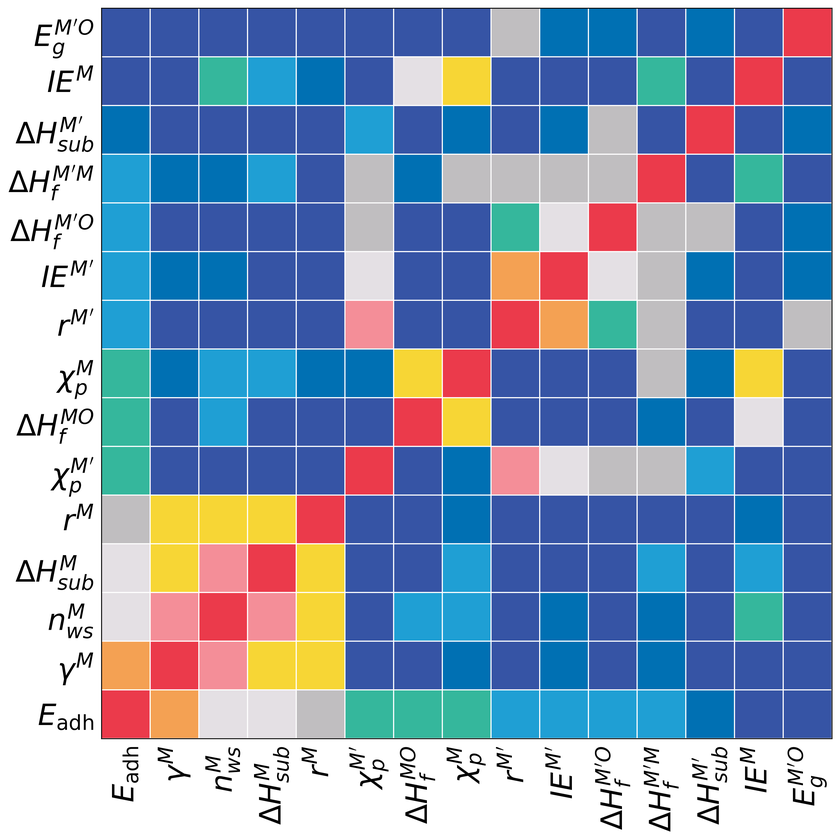
#> input picture Model_free_analysis/pearson.png, 840 x 840 px, shrunk from 3105 x 3105 before the run
$ python Pearson_Spearman_merge.py
#> lines starting #> are read from the running program, lines starting #| are printed output that depends on the picture
import matplotlib.pyplot as plt
import matplotlib.image as mpimg
from matplotlib.colorbar import ColorbarBase
from matplotlib.colors import ListedColormap, BoundaryNorm
plt.rcParams['font.family'] = 'Arial'       # 全局字体设置为 Arial
plt.rcParams['axes.unicode_minus'] = False  # 显示负号
# ================== 读取已有图片 ===================
img_pearson = mpimg.imread("pearson.png")
#> img_pearson is the input picture: shape (840, 840, 4) float32; mean R, G, B, A 0.527, 0.606, 0.717, 1
img_spearman = mpimg.imread("spearman.png")
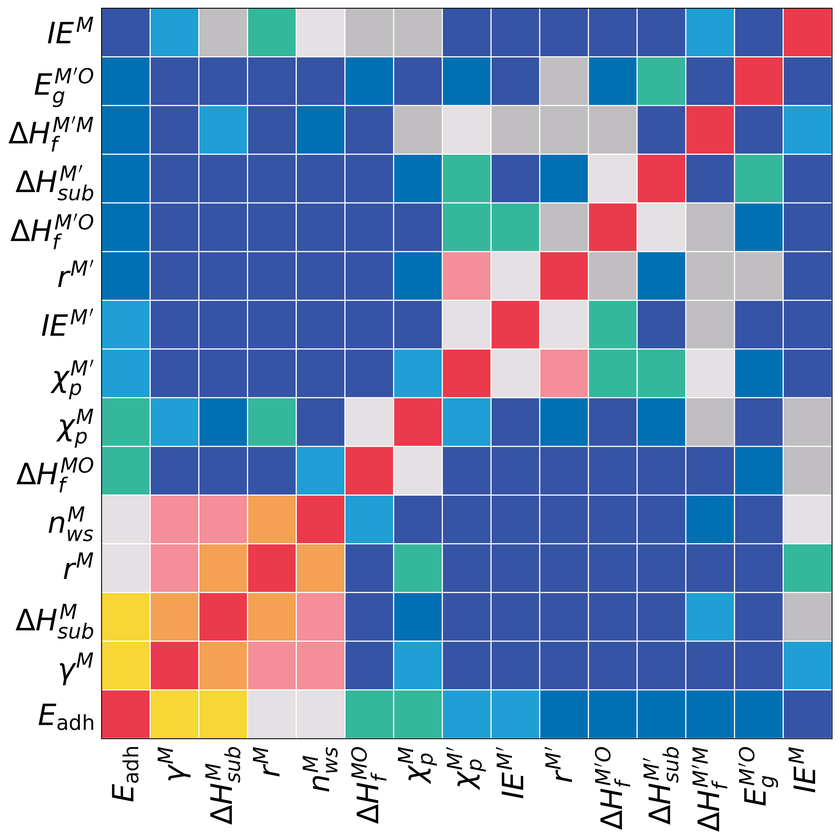
#> input picture Model_free_analysis/spearman.png, 840 x 840 px, shrunk from 3105 x 3105 before the run
#> img_spearman is the input picture: shape (840, 840, 4) float32; mean R, G, B, A 0.534, 0.607, 0.727, 1

# ================== colormap 设置 ===================
bounds = [0.0, 0.1, 0.2, 0.3, 0.4, 0.5, 0.6, 0.7, 0.8, 0.9, 1.0]
colors = ["#3654A5", "#0070B3", "#1F9FD4", "#35B79C", "#C0BEC0",
          "#E4E0E4", "#F7D635", "#F4A153", "#F48E98", "#EB3A4B"]
cmap = ListedColormap(colors)
norm = BoundaryNorm(bounds, cmap.N)

# ================== 手动布局绘图 ===================
fig = plt.figure(figsize=(18, 9))

# 左图 Pearson
ax1 = fig.add_axes([0.0, 0.0, 0.48, 1.0])  # [left, bottom, width, height]
ax1.imshow(img_pearson,aspect='auto')
ax1.axis('off')
ax1.text(0.02, 1.04, 'A', transform=ax1.transAxes,
         fontsize=34, fontweight='bold', color='black', va='top')

# 右图 Spearman
ax2 = fig.add_axes([0.48, 0.0, 0.48, 1.0])
ax2.imshow(img_spearman,aspect='auto')
ax2.axis('off')
ax2.text(0.02, 1.04, 'B', transform=ax2.transAxes,
         fontsize=34, fontweight='bold', color='black', va='top')

# 色条，高度 80%，垂直居中
cbar_ax = fig.add_axes([0.975, 0.1, 0.015, 0.9])  # [left, bottom, width, height]
cb = ColorbarBase(cbar_ax, cmap=cmap, norm=norm,
                  ticks=[0, 0.2, 0.4, 0.6, 0.8, 1.0],
                  spacing='proportional',
                  orientation='vertical')
cb.ax.tick_params(labelsize=22)  # 调整色条刻度字体大小

# ================== 保存输出 ===================
plt.savefig("Pearson_Spearman_Combined_manual.png", dpi=300, bbox_inches="tight", pad_inches=0)
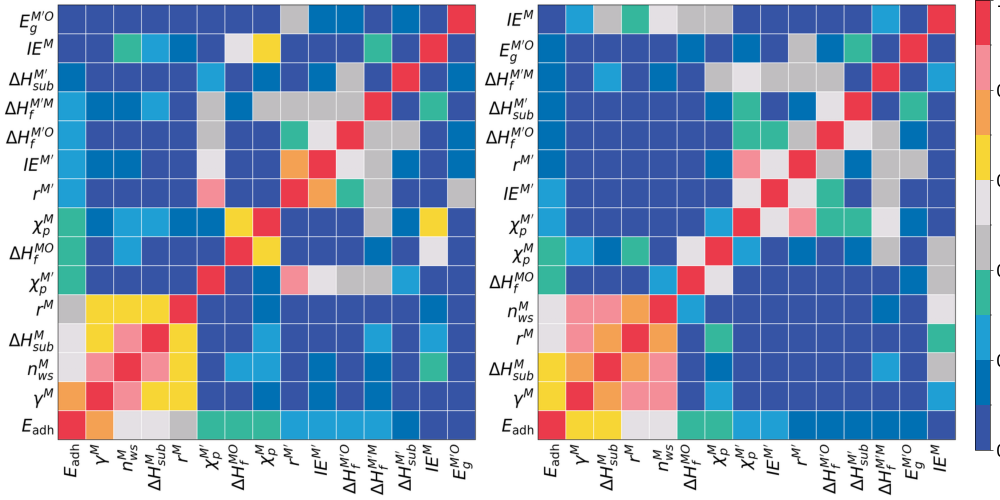
#> figure drawn by matplotlib, 3 panels
